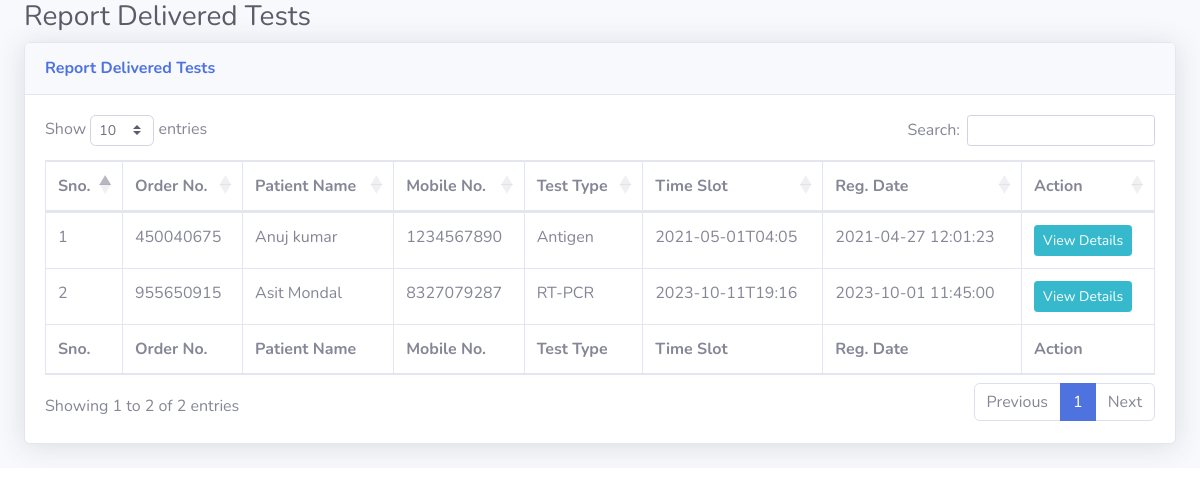
Screenshot of /reportdelivered-test.php (signed in) with the database file from the repository.
### tables this page shows
CREATE TABLE `tbltestrecord` (
  `id` int(11) NOT NULL,
  `OrderNumber` bigint(14) DEFAULT NULL,
  `PatientMobileNumber` bigint(14) DEFAULT NULL,
  `TestType` varchar(100) DEFAULT NULL,
  `TestTimeSlot` varchar(120) DEFAULT NULL,
  `ReportStatus` varchar(100) DEFAULT NULL,
  `FinalReport` varchar(150) DEFAULT NULL,
  `ReportUploadTime` varchar(200) DEFAULT NULL,
  `RegistrationDate` timestamp NULL DEFAULT current_timestamp(),
  `AssignedtoEmpId` varchar(150) DEFAULT NULL,
  `AssigntoName` varchar(180) DEFAULT NULL,
  `AssignedTime` varchar(100) DEFAULT NULL
);

CREATE TABLE `tblpatients` (
  `id` int(11) NOT NULL,
  `FullName` varchar(120) DEFAULT NULL,
  `MobileNumber` bigint(12) DEFAULT NULL,
  `DateOfBirth` date DEFAULT NULL,
  `GovtIssuedId` varchar(150) DEFAULT NULL,
  `GovtIssuedIdNo` varchar(150) DEFAULT NULL,
  `FullAddress` varchar(255) DEFAULT NULL,
  `State` varchar(200) DEFAULT NULL,
  `RegistrationDate` timestamp NOT NULL DEFAULT current_timestamp()
);

### reportdelivered-test.php (the view, shortened to what this page needs)
<?php session_start();
if (strlen($_SESSION['aid']==0)) {
  header('location:logout.php');
  } else{
?>
<!DOCTYPE html>
<html lang="en">
<head>
    <link href="vendor/fontawesome-free/css/all.min.css" rel="stylesheet" type="text/css">
    <link href="css/sb-admin-2.min.css" rel="stylesheet">
    <link href="vendor/datatables/dataTables.bootstrap4.min.css" rel="stylesheet">
</head>
<body id="page-top">
    <div id="wrapper">
        <div id="content-wrapper" class="d-flex flex-column">
            <div id="content">
                <div class="container-fluid">
                    <h1 class="h3 mb-2 text-gray-800">Report Delivered Tests</h1>
                    <div class="card shadow mb-4">
                        <div class="card-header py-3">
                            <h6 class="m-0 font-weight-bold text-primary">Report Delivered Tests</h6>
                        </div>
                        <div class="card-body">
                            <div class="table-responsive">
                                <form name="assignto" method="post">
                    <table class="table table-bordered" id="dataTable" width="100%" cellspacing="0">
                                    <thead>
                                        <tr>
                                            <th>Sno.</th>
                                            <th>Order No.</th>
                                            <th>Patient Name</th>
                                            <th>Mobile No.</th>
                                            <th>Test Type</th>
                                            <th>Time Slot</th>
                                            <th>Reg. Date</th>
                                            <th>Action</th>
                                        </tr>
                                    </thead>
                                      <tfoot>
                                            <tr>
                                            <th>Sno.</th>
                                            <th>Order No.</th>
                                            <th>Patient Name</th>
                                            <th>Mobile No.</th>
                                            <th>Test Type</th>
                                            <th>Time Slot</th>
                                            <th>Reg. Date</th>
                                            <th>Action</th>
                                        </tr>
                                    </tfoot>
                                    <tbody>
<?php $query=mysqli_query($con,"select tbltestrecord.OrderNumber,tblpatients.FullName,tblpatients.MobileNumber,tbltestrecord.TestType,tbltestrecord.TestTimeSlot,tbltestrecord.RegistrationDate,tbltestrecord.id as testid from tbltestrecord
join tblpatients on tblpatients.MobileNumber=tbltestrecord.PatientMobileNumber
where ReportStatus='Delivered'
    ");
$cnt=1;
while($row=mysqli_fetch_array($query)){
?>
                                        <tr>
                                            <td><?php echo $cnt;?></td>
                                            <td><?php echo $row['OrderNumber'];?></td>
                                            <td><?php echo $row['FullName'];?></td>
                                            <td><?php echo $row['MobileNumber'];?></td>
                                            <td><?php echo $row['TestType'];?></td>
                                            <td><?php echo $row['TestTimeSlot'];?></td>
                                             <td><?php echo $row['RegistrationDate'];?></td>
                                            <td>
                                <a href="test-details.php?tid=<?php echo $row['testid'];?>&&oid=<?php echo $row['OrderNumber'];?>" class="btn btn-info btn-sm">View Details</a>
                            </td>
                                        </tr>
<?php $cnt++;} ?>
                                    </tbody>
                                </table>
                                     </form>
                            </div>
                        </div>
                    </div>
                </div>
            </div>
        </div>
    </div>
</body>
</html>
<?php } ?>

### rows the page displays
tbltestrecord: OrderNumber "450040675", tblpatients.FullName "Anuj kumar", tblpatients.MobileNumber "1234567890", TestType "Antigen", TestTimeSlot "2021-05-01T04:05", RegistrationDate "2021-04-27 12:01:23"
tbltestrecord: OrderNumber "955650915", tblpatients.FullName "Asit Mondal", tblpatients.MobileNumber "8327079287", TestType "RT-PCR", TestTimeSlot "2023-10-11T19:16", RegistrationDate "2023-10-01 11:45:00"
